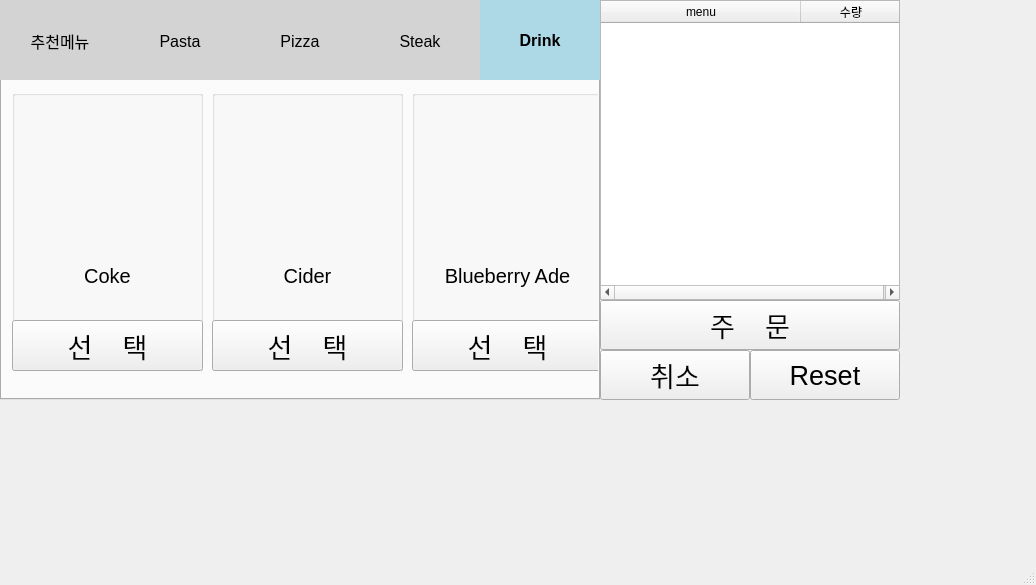
<?xml version="1.0" encoding="UTF-8"?>
<ui version="4.0">
 <class>MainWindow</class>
 <widget class="QMainWindow" name="MainWindow">
  <property name="geometry">
   <rect>
    <x>0</x>
    <y>0</y>
    <width>1036</width>
    <height>585</height>
   </rect>
  </property>
  <property name="windowTitle">
   <string>MainWindow</string>
  </property>
  <widget class="QWidget" name="centralwidget">
   <widget class="QTabWidget" name="tabWidget">
    <property name="geometry">
     <rect>
      <x>0</x>
      <y>0</y>
      <width>600</width>
      <height>400</height>
     </rect>
    </property>
    <property name="styleSheet">
     <string notr="true">QTabBar::tab {
    height: 80px;          /* 탭의 높이 */
    width: 120px;          /* 탭의 폭 */
    font-size: 16px;       /* 글꼴 크기 */
}
QTabBar::tab:selected {
    background: lightblue; /* 선택된 탭 배경색 */
    font-weight: bold;     /* 선택된 탭 글자 굵게 */
}
QTabBar::tab:!selected {
    background: lightgray; /* 선택되지 않은 탭 배경색 */
}
QTabBar::tab {
    writing-mode: horizontal-tb; /* 텍스트 방향을 가로로 설정 */
}</string>
    </property>
    <property name="currentIndex">
     <number>4</number>
    </property>
    <widget class="QWidget" name="tab">
     <attribute name="title">
      <string>추천메뉴</string>
     </attribute>
    </widget>
    <widget class="QWidget" name="tab_5">
     <attribute name="title">
      <string>Pasta</string>
     </attribute>
     <widget class="QGroupBox" name="groupBox">
      <property name="geometry">
       <rect>
        <x>10</x>
        <y>10</y>
        <width>191</width>
        <height>281</height>
       </rect>
      </property>
      <property name="title">
       <string/>
      </property>
      <widget class="QLabel" name="label">
       <property name="geometry">
        <rect>
         <x>0</x>
         <y>0</y>
         <width>191</width>
         <height>131</height>
        </rect>
       </property>
       <property name="text">
        <string/>
       </property>
       <property name="pixmap">
        <pixmap>tomatopasta.jpeg</pixmap>
       </property>
       <property name="scaledContents">
        <bool>true</bool>
       </property>
      </widget>
      <widget class="QLabel" name="label_2">
       <property name="geometry">
        <rect>
         <x>0</x>
         <y>160</y>
         <width>191</width>
         <height>51</height>
        </rect>
       </property>
       <property name="font">
        <font>
         <pointsize>15</pointsize>
        </font>
       </property>
       <property name="layoutDirection">
        <enum>Qt::LeftToRight</enum>
       </property>
       <property name="text">
        <string>Tomato Pasta</string>
       </property>
       <property name="alignment">
        <set>Qt::AlignCenter</set>
       </property>
      </widget>
      <widget class="QPushButton" name="pushButton_3">
       <property name="geometry">
        <rect>
         <x>0</x>
         <y>230</y>
         <width>191</width>
         <height>51</height>
        </rect>
       </property>
       <property name="font">
        <font>
         <pointsize>20</pointsize>
        </font>
       </property>
       <property name="text">
        <string>선    택</string>
       </property>
      </widget>
     </widget>
     <widget class="QGroupBox" name="groupBox_2">
      <property name="geometry">
       <rect>
        <x>210</x>
        <y>10</y>
        <width>191</width>
        <height>281</height>
       </rect>
      </property>
      <property name="title">
       <string/>
      </property>
      <widget class="QLabel" name="label_3">
       <property name="geometry">
        <rect>
         <x>0</x>
         <y>0</y>
         <width>191</width>
         <height>131</height>
        </rect>
       </property>
       <property name="text">
        <string/>
       </property>
       <property name="pixmap">
        <pixmap>creampasta.jpeg</pixmap>
       </property>
       <property name="scaledContents">
        <bool>true</bool>
       </property>
      </widget>
      <widget class="QLabel" name="label_4">
       <property name="geometry">
        <rect>
         <x>0</x>
         <y>160</y>
         <width>191</width>
         <height>51</height>
        </rect>
       </property>
       <property name="font">
        <font>
         <pointsize>15</pointsize>
        </font>
       </property>
       <property name="layoutDirection">
        <enum>Qt::LeftToRight</enum>
       </property>
       <property name="text">
        <string>Cream Pasta</string>
       </property>
       <property name="alignment">
        <set>Qt::AlignCenter</set>
       </property>
      </widget>
      <widget class="QPushButton" name="pushButton_4">
       <property name="geometry">
        <rect>
         <x>0</x>
         <y>230</y>
         <width>191</width>
         <height>51</height>
        </rect>
       </property>
       <property name="font">
        <font>
         <pointsize>20</pointsize>
        </font>
       </property>
       <property name="text">
        <string>선    택</string>
       </property>
      </widget>
     </widget>
     <widget class="QGroupBox" name="groupBox_3">
      <property name="geometry">
       <rect>
        <x>410</x>
        <y>10</y>
        <width>191</width>
        <height>281</height>
       </rect>
      </property>
      <property name="title">
       <string/>
      </property>
      <widget class="QLabel" name="label_5">
       <property name="geometry">
        <rect>
         <x>0</x>
         <y>0</y>
         <width>191</width>
         <height>131</height>
        </rect>
       </property>
       <property name="text">
        <string/>
       </property>
       <property name="pixmap">
        <pixmap>Vongolepasta.jpeg</pixmap>
       </property>
       <property name="scaledContents">
        <bool>true</bool>
       </property>
      </widget>
      <widget class="QLabel" name="label_6">
       <property name="geometry">
        <rect>
         <x>0</x>
         <y>160</y>
         <width>191</width>
         <height>51</height>
        </rect>
       </property>
       <property name="font">
        <font>
         <pointsize>15</pointsize>
        </font>
       </property>
       <property name="layoutDirection">
        <enum>Qt::LeftToRight</enum>
       </property>
       <property name="text">
        <string>Vongole Pasta</string>
       </property>
       <property name="alignment">
        <set>Qt::AlignCenter</set>
       </property>
      </widget>
      <widget class="QPushButton" name="pushButton_5">
       <property name="geometry">
        <rect>
         <x>0</x>
         <y>230</y>
         <width>191</width>
         <height>51</height>
        </rect>
       </property>
       <property name="font">
        <font>
         <pointsize>20</pointsize>
        </font>
       </property>
       <property name="text">
        <string>선    택</string>
       </property>
      </widget>
     </widget>
    </widget>
    <widget class="QWidget" name="tab_4">
     <attribute name="title">
      <string>Pizza</string>
     </attribute>
     <widget class="QGroupBox" name="groupBox_5">
      <property name="geometry">
       <rect>
        <x>210</x>
        <y>10</y>
        <width>191</width>
        <height>281</height>
       </rect>
      </property>
      <property name="title">
       <string/>
      </property>
      <widget class="QLabel" name="label_9">
       <property name="geometry">
        <rect>
         <x>0</x>
         <y>0</y>
         <width>191</width>
         <height>131</height>
        </rect>
       </property>
       <property name="text">
        <string/>
       </property>
       <property name="pixmap">
        <pixmap>combinationpizza.jpeg</pixmap>
       </property>
       <property name="scaledContents">
        <bool>true</bool>
       </property>
      </widget>
      <widget class="QLabel" name="label_10">
       <property name="geometry">
        <rect>
         <x>0</x>
         <y>160</y>
         <width>191</width>
         <height>51</height>
        </rect>
       </property>
       <property name="font">
        <font>
         <pointsize>15</pointsize>
        </font>
       </property>
       <property name="layoutDirection">
        <enum>Qt::LeftToRight</enum>
       </property>
       <property name="text">
        <string>Combination Pizza</string>
       </property>
       <property name="alignment">
        <set>Qt::AlignCenter</set>
       </property>
      </widget>
      <widget class="QPushButton" name="pushButton_7">
       <property name="geometry">
        <rect>
         <x>0</x>
         <y>230</y>
         <width>191</width>
         <height>51</height>
        </rect>
       </property>
       <property name="font">
        <font>
         <pointsize>20</pointsize>
        </font>
       </property>
       <property name="text">
        <string>선    택</string>
       </property>
      </widget>
     </widget>
     <widget class="QGroupBox" name="groupBox_6">
      <property name="geometry">
       <rect>
        <x>10</x>
        <y>10</y>
        <width>191</width>
        <height>281</height>
       </rect>
      </property>
      <property name="title">
       <string/>
      </property>
      <widget class="QLabel" name="label_11">
       <property name="geometry">
        <rect>
         <x>0</x>
         <y>0</y>
         <width>191</width>
         <height>131</height>
        </rect>
       </property>
       <property name="text">
        <string/>
       </property>
       <property name="pixmap">
        <pixmap>pepelonipizza.jpeg</pixmap>
       </property>
       <property name="scaledContents">
        <bool>true</bool>
       </property>
      </widget>
      <widget class="QLabel" name="label_12">
       <property name="geometry">
        <rect>
         <x>0</x>
         <y>160</y>
         <width>191</width>
         <height>51</height>
        </rect>
       </property>
       <property name="font">
        <font>
         <pointsize>15</pointsize>
        </font>
       </property>
       <property name="layoutDirection">
        <enum>Qt::LeftToRight</enum>
       </property>
       <property name="text">
        <string>Pepeloni Pizza</string>
       </property>
       <property name="alignment">
        <set>Qt::AlignCenter</set>
       </property>
      </widget>
      <widget class="QPushButton" name="pushButton_8">
       <property name="geometry">
        <rect>
         <x>0</x>
         <y>230</y>
         <width>191</width>
         <height>51</height>
        </rect>
       </property>
       <property name="font">
        <font>
         <pointsize>20</pointsize>
        </font>
       </property>
       <property name="text">
        <string>선    택</string>
       </property>
      </widget>
     </widget>
     <widget class="QGroupBox" name="groupBox_4">
      <property name="geometry">
       <rect>
        <x>410</x>
        <y>10</y>
        <width>191</width>
        <height>281</height>
       </rect>
      </property>
      <property name="title">
       <string/>
      </property>
      <widget class="QLabel" name="label_13">
       <property name="geometry">
        <rect>
         <x>0</x>
         <y>0</y>
         <width>191</width>
         <height>131</height>
        </rect>
       </property>
       <property name="text">
        <string/>
       </property>
       <property name="pixmap">
        <pixmap>tomatopasta.jpeg</pixmap>
       </property>
       <property name="scaledContents">
        <bool>true</bool>
       </property>
      </widget>
      <widget class="QLabel" name="label_14">
       <property name="geometry">
        <rect>
         <x>0</x>
         <y>160</y>
         <width>191</width>
         <height>51</height>
        </rect>
       </property>
       <property name="font">
        <font>
         <pointsize>15</pointsize>
        </font>
       </property>
       <property name="layoutDirection">
        <enum>Qt::LeftToRight</enum>
       </property>
       <property name="text">
        <string>Hawaiian Pizza</string>
       </property>
       <property name="alignment">
        <set>Qt::AlignCenter</set>
       </property>
      </widget>
      <widget class="QPushButton" name="pushButton_9">
       <property name="geometry">
        <rect>
         <x>0</x>
         <y>230</y>
         <width>191</width>
         <height>51</height>
        </rect>
       </property>
       <property name="font">
        <font>
         <pointsize>20</pointsize>
        </font>
       </property>
       <property name="text">
        <string>선    택</string>
       </property>
      </widget>
     </widget>
    </widget>
    <widget class="QWidget" name="tab_3">
     <attribute name="title">
      <string>Steak</string>
     </attribute>
     <widget class="QGroupBox" name="groupBox_7">
      <property name="geometry">
       <rect>
        <x>10</x>
        <y>10</y>
        <width>191</width>
        <height>281</height>
       </rect>
      </property>
      <property name="title">
       <string/>
      </property>
      <widget class="QLabel" name="label_15">
       <property name="geometry">
        <rect>
         <x>0</x>
         <y>0</y>
         <width>191</width>
         <height>131</height>
        </rect>
       </property>
       <property name="text">
        <string/>
       </property>
       <property name="pixmap">
        <pixmap>tenderloinsteak.jpeg</pixmap>
       </property>
       <property name="scaledContents">
        <bool>true</bool>
       </property>
      </widget>
      <widget class="QLabel" name="label_16">
       <property name="geometry">
        <rect>
         <x>0</x>
         <y>160</y>
         <width>191</width>
         <height>51</height>
        </rect>
       </property>
       <property name="font">
        <font>
         <pointsize>15</pointsize>
        </font>
       </property>
       <property name="layoutDirection">
        <enum>Qt::LeftToRight</enum>
       </property>
       <property name="text">
        <string>Tenderloin Steak</string>
       </property>
       <property name="alignment">
        <set>Qt::AlignCenter</set>
       </property>
      </widget>
      <widget class="QPushButton" name="pushButton_10">
       <property name="geometry">
        <rect>
         <x>0</x>
         <y>230</y>
         <width>191</width>
         <height>51</height>
        </rect>
       </property>
       <property name="font">
        <font>
         <pointsize>20</pointsize>
        </font>
       </property>
       <property name="text">
        <string>선    택</string>
       </property>
      </widget>
     </widget>
     <widget class="QGroupBox" name="groupBox_8">
      <property name="geometry">
       <rect>
        <x>210</x>
        <y>10</y>
        <width>191</width>
        <height>281</height>
       </rect>
      </property>
      <property name="title">
       <string/>
      </property>
      <widget class="QLabel" name="label_17">
       <property name="geometry">
        <rect>
         <x>0</x>
         <y>0</y>
         <width>191</width>
         <height>131</height>
        </rect>
       </property>
       <property name="text">
        <string/>
       </property>
       <property name="pixmap">
        <pixmap>sirloinsteak.jpeg</pixmap>
       </property>
       <property name="scaledContents">
        <bool>true</bool>
       </property>
      </widget>
      <widget class="QLabel" name="label_18">
       <property name="geometry">
        <rect>
         <x>0</x>
         <y>160</y>
         <width>191</width>
         <height>51</height>
        </rect>
       </property>
       <property name="font">
        <font>
         <pointsize>15</pointsize>
        </font>
       </property>
       <property name="layoutDirection">
        <enum>Qt::LeftToRight</enum>
       </property>
       <property name="text">
        <string>Sirloin Steak</string>
       </property>
       <property name="alignment">
        <set>Qt::AlignCenter</set>
       </property>
      </widget>
      <widget class="QPushButton" name="pushButton_11">
       <property name="geometry">
        <rect>
         <x>0</x>
         <y>230</y>
         <width>191</width>
         <height>51</height>
        </rect>
       </property>
       <property name="font">
        <font>
         <pointsize>20</pointsize>
        </font>
       </property>
       <property name="text">
        <string>선    택</string>
       </property>
      </widget>
     </widget>
     <widget class="QGroupBox" name="groupBox_9">
      <property name="geometry">
       <rect>
        <x>410</x>
        <y>10</y>
        <width>191</width>
        <height>281</height>
       </rect>
      </property>
      <property name="title">
       <string/>
      </property>
      <widget class="QLabel" name="label_19">
       <property name="geometry">
        <rect>
         <x>0</x>
         <y>0</y>
         <width>191</width>
         <height>131</height>
        </rect>
       </property>
       <property name="text">
        <string/>
       </property>
       <property name="pixmap">
        <pixmap>tbonesteak.jpeg</pixmap>
       </property>
       <property name="scaledContents">
        <bool>true</bool>
       </property>
      </widget>
      <widget class="QLabel" name="label_20">
       <property name="geometry">
        <rect>
         <x>0</x>
         <y>160</y>
         <width>191</width>
         <height>51</height>
        </rect>
       </property>
       <property name="font">
        <font>
         <pointsize>15</pointsize>
        </font>
       </property>
       <property name="layoutDirection">
        <enum>Qt::LeftToRight</enum>
       </property>
       <property name="text">
        <string>T-bone Steak</string>
       </property>
       <property name="alignment">
        <set>Qt::AlignCenter</set>
       </property>
      </widget>
      <widget class="QPushButton" name="pushButton_12">
       <property name="geometry">
        <rect>
         <x>0</x>
         <y>230</y>
         <width>191</width>
         <height>51</height>
        </rect>
       </property>
       <property name="font">
        <font>
         <pointsize>20</pointsize>
        </font>
       </property>
       <property name="text">
        <string>선    택</string>
       </property>
      </widget>
     </widget>
    </widget>
    <widget class="QWidget" name="tab_2">
     <attribute name="title">
      <string>Drink</string>
     </attribute>
     <widget class="QGroupBox" name="groupBox_10">
      <property name="geometry">
       <rect>
        <x>10</x>
        <y>10</y>
        <width>191</width>
        <height>281</height>
       </rect>
      </property>
      <property name="title">
       <string/>
      </property>
      <widget class="QLabel" name="label_21">
       <property name="geometry">
        <rect>
         <x>0</x>
         <y>0</y>
         <width>191</width>
         <height>131</height>
        </rect>
       </property>
       <property name="text">
        <string/>
       </property>
       <property name="pixmap">
        <pixmap>coke2.jpeg</pixmap>
       </property>
       <property name="scaledContents">
        <bool>true</bool>
       </property>
      </widget>
      <widget class="QLabel" name="label_22">
       <property name="geometry">
        <rect>
         <x>0</x>
         <y>160</y>
         <width>191</width>
         <height>51</height>
        </rect>
       </property>
       <property name="font">
        <font>
         <pointsize>15</pointsize>
        </font>
       </property>
       <property name="layoutDirection">
        <enum>Qt::LeftToRight</enum>
       </property>
       <property name="text">
        <string>Coke</string>
       </property>
       <property name="alignment">
        <set>Qt::AlignCenter</set>
       </property>
      </widget>
      <widget class="QPushButton" name="pushButton_13">
       <property name="geometry">
        <rect>
         <x>0</x>
         <y>230</y>
         <width>191</width>
         <height>51</height>
        </rect>
       </property>
       <property name="font">
        <font>
         <pointsize>20</pointsize>
        </font>
       </property>
       <property name="text">
        <string>선    택</string>
       </property>
      </widget>
     </widget>
     <widget class="QGroupBox" name="groupBox_11">
      <property name="geometry">
       <rect>
        <x>210</x>
        <y>10</y>
        <width>191</width>
        <height>281</height>
       </rect>
      </property>
      <property name="title">
       <string/>
      </property>
      <widget class="QLabel" name="label_23">
       <property name="geometry">
        <rect>
         <x>0</x>
         <y>0</y>
         <width>191</width>
         <height>131</height>
        </rect>
       </property>
       <property name="text">
        <string/>
       </property>
       <property name="pixmap">
        <pixmap>cider.jpeg</pixmap>
       </property>
       <property name="scaledContents">
        <bool>true</bool>
       </property>
      </widget>
      <widget class="QLabel" name="label_24">
       <property name="geometry">
        <rect>
         <x>0</x>
         <y>160</y>
         <width>191</width>
         <height>51</height>
        </rect>
       </property>
       <property name="font">
        <font>
         <pointsize>15</pointsize>
        </font>
       </property>
       <property name="layoutDirection">
        <enum>Qt::LeftToRight</enum>
       </property>
       <property name="text">
        <string>Cider</string>
       </property>
       <property name="alignment">
        <set>Qt::AlignCenter</set>
       </property>
      </widget>
      <widget class="QPushButton" name="pushButton_14">
       <property name="geometry">
        <rect>
         <x>0</x>
         <y>230</y>
         <width>191</width>
         <height>51</height>
        </rect>
       </property>
       <property name="font">
        <font>
         <pointsize>20</pointsize>
        </font>
       </property>
       <property name="text">
        <string>선    택</string>
       </property>
      </widget>
     </widget>
     <widget class="QGroupBox" name="groupBox_12">
      <property name="geometry">
       <rect>
        <x>410</x>
        <y>10</y>
        <width>191</width>
        <height>281</height>
       </rect>
      </property>
      <property name="title">
       <string/>
      </property>
      <widget class="QLabel" name="label_25">
       <property name="geometry">
        <rect>
         <x>0</x>
         <y>0</y>
         <width>191</width>
         <height>131</height>
        </rect>
       </property>
       <property name="text">
        <string/>
       </property>
       <property name="pixmap">
        <pixmap>blueberryade.jpeg</pixmap>
       </property>
       <property name="scaledContents">
        <bool>true</bool>
       </property>
      </widget>
      <widget class="QLabel" name="label_26">
       <property name="geometry">
        <rect>
         <x>0</x>
         <y>160</y>
         <width>191</width>
         <height>51</height>
        </rect>
       </property>
       <property name="font">
        <font>
         <pointsize>15</pointsize>
        </font>
       </property>
       <property name="layoutDirection">
        <enum>Qt::LeftToRight</enum>
       </property>
       <property name="text">
        <string>Blueberry Ade</string>
       </property>
       <property name="alignment">
        <set>Qt::AlignCenter</set>
       </property>
      </widget>
      <widget class="QPushButton" name="pushButton_15">
       <property name="geometry">
        <rect>
         <x>0</x>
         <y>230</y>
         <width>191</width>
         <height>51</height>
        </rect>
       </property>
       <property name="font">
        <font>
         <pointsize>20</pointsize>
        </font>
       </property>
       <property name="text">
        <string>선    택</string>
       </property>
      </widget>
     </widget>
    </widget>
   </widget>
   <widget class="QPushButton" name="pushButton">
    <property name="geometry">
     <rect>
      <x>600</x>
      <y>300</y>
      <width>300</width>
      <height>50</height>
     </rect>
    </property>
    <property name="font">
     <font>
      <pointsize>20</pointsize>
     </font>
    </property>
    <property name="text">
     <string>주    문</string>
    </property>
   </widget>
   <widget class="QPushButton" name="pushButton_2">
    <property name="geometry">
     <rect>
      <x>750</x>
      <y>350</y>
      <width>150</width>
      <height>50</height>
     </rect>
    </property>
    <property name="font">
     <font>
      <pointsize>20</pointsize>
     </font>
    </property>
    <property name="text">
     <string>Reset</string>
    </property>
   </widget>
   <widget class="QTreeWidget" name="treeWidget">
    <property name="geometry">
     <rect>
      <x>600</x>
      <y>0</y>
      <width>300</width>
      <height>300</height>
     </rect>
    </property>
    <property name="columnCount">
     <number>2</number>
    </property>
    <attribute name="headerMinimumSectionSize">
     <number>50</number>
    </attribute>
    <attribute name="headerDefaultSectionSize">
     <number>200</number>
    </attribute>
    <attribute name="headerShowSortIndicator" stdset="0">
     <bool>false</bool>
    </attribute>
    <column>
     <property name="text">
      <string>menu</string>
     </property>
     <property name="textAlignment">
      <set>AlignCenter</set>
     </property>
    </column>
    <column>
     <property name="text">
      <string>수량</string>
     </property>
     <property name="textAlignment">
      <set>AlignCenter</set>
     </property>
    </column>
   </widget>
   <widget class="QPushButton" name="pushButton_6">
    <property name="geometry">
     <rect>
      <x>600</x>
      <y>350</y>
      <width>150</width>
      <height>50</height>
     </rect>
    </property>
    <property name="font">
     <font>
      <pointsize>20</pointsize>
     </font>
    </property>
    <property name="text">
     <string>취소</string>
    </property>
   </widget>
  </widget>
  <widget class="QStatusBar" name="statusbar"/>
 </widget>
 <resources/>
 <connections/>
</ui>
